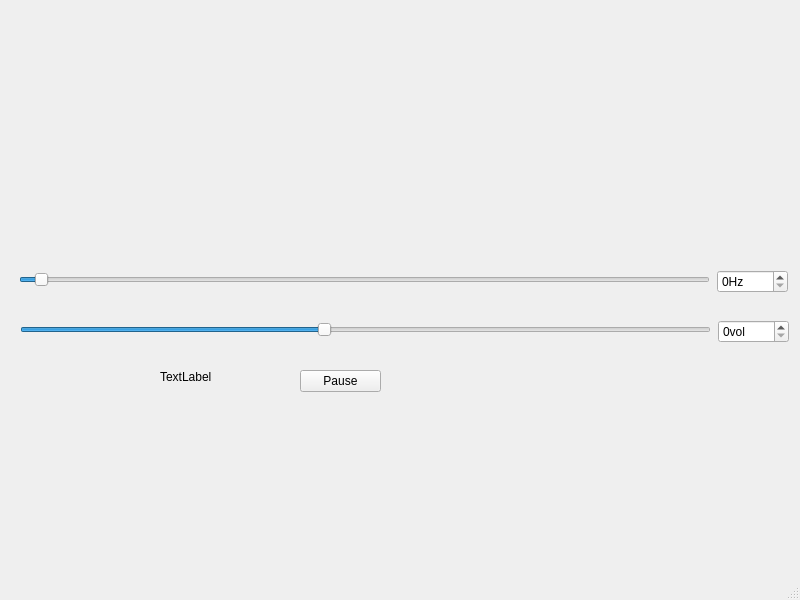
<?xml version="1.0" encoding="UTF-8"?>
<ui version="4.0">
 <class>MainWindow</class>
 <widget class="QMainWindow" name="MainWindow">
  <property name="geometry">
   <rect>
    <x>0</x>
    <y>0</y>
    <width>800</width>
    <height>600</height>
   </rect>
  </property>
  <property name="windowTitle">
   <string>MainWindow</string>
  </property>
  <widget class="QWidget" name="centralwidget">
   <widget class="QSlider" name="horizontalSlider">
    <property name="geometry">
     <rect>
      <x>19</x>
      <y>270</y>
      <width>691</width>
      <height>20</height>
     </rect>
    </property>
    <property name="maximum">
     <number>20000</number>
    </property>
    <property name="value">
     <number>440</number>
    </property>
    <property name="orientation">
     <enum>Qt::Horizontal</enum>
    </property>
    <property name="invertedAppearance">
     <bool>false</bool>
    </property>
    <property name="tickInterval">
     <number>440</number>
    </property>
   </widget>
   <widget class="QSpinBox" name="spinBox">
    <property name="geometry">
     <rect>
      <x>717</x>
      <y>270</y>
      <width>71</width>
      <height>23</height>
     </rect>
    </property>
    <property name="suffix">
     <string>Hz</string>
    </property>
    <property name="maximum">
     <number>20000</number>
    </property>
   </widget>
   <widget class="QSpinBox" name="spinBox_2">
    <property name="geometry">
     <rect>
      <x>718</x>
      <y>320</y>
      <width>71</width>
      <height>23</height>
     </rect>
    </property>
    <property name="suffix">
     <string>vol</string>
    </property>
    <property name="maximum">
     <number>1000</number>
    </property>
   </widget>
   <widget class="QSlider" name="horizontalSlider_2">
    <property name="geometry">
     <rect>
      <x>20</x>
      <y>320</y>
      <width>691</width>
      <height>20</height>
     </rect>
    </property>
    <property name="maximum">
     <number>1000</number>
    </property>
    <property name="value">
     <number>440</number>
    </property>
    <property name="orientation">
     <enum>Qt::Horizontal</enum>
    </property>
    <property name="invertedAppearance">
     <bool>false</bool>
    </property>
    <property name="tickInterval">
     <number>440</number>
    </property>
   </widget>
   <widget class="QLabel" name="dacOutTime">
    <property name="geometry">
     <rect>
      <x>160</x>
      <y>370</y>
      <width>59</width>
      <height>14</height>
     </rect>
    </property>
    <property name="text">
     <string>TextLabel</string>
    </property>
   </widget>
   <widget class="QPushButton" name="btnPause">
    <property name="geometry">
     <rect>
      <x>300</x>
      <y>370</y>
      <width>81</width>
      <height>22</height>
     </rect>
    </property>
    <property name="autoFillBackground">
     <bool>false</bool>
    </property>
    <property name="text">
     <string>Pause</string>
    </property>
    <property name="checkable">
     <bool>true</bool>
    </property>
    <property name="checked">
     <bool>false</bool>
    </property>
   </widget>
  </widget>
  <widget class="QMenuBar" name="menubar">
   <property name="geometry">
    <rect>
     <x>0</x>
     <y>0</y>
     <width>800</width>
     <height>19</height>
    </rect>
   </property>
  </widget>
  <widget class="QStatusBar" name="statusbar"/>
 </widget>
 <resources/>
 <connections>
  <connection>
   <sender>horizontalSlider</sender>
   <signal>valueChanged(int)</signal>
   <receiver>spinBox</receiver>
   <slot>setValue(int)</slot>
   <hints>
    <hint type="sourcelabel">
     <x>364</x>
     <y>298</y>
    </hint>
    <hint type="destinationlabel">
     <x>743</x>
     <y>330</y>
    </hint>
   </hints>
  </connection>
  <connection>
   <sender>spinBox</sender>
   <signal>valueChanged(int)</signal>
   <receiver>horizontalSlider</receiver>
   <slot>setValue(int)</slot>
   <hints>
    <hint type="sourcelabel">
     <x>752</x>
     <y>300</y>
    </hint>
    <hint type="destinationlabel">
     <x>364</x>
     <y>298</y>
    </hint>
   </hints>
  </connection>
  <connection>
   <sender>horizontalSlider_2</sender>
   <signal>valueChanged(int)</signal>
   <receiver>spinBox_2</receiver>
   <slot>setValue(int)</slot>
   <hints>
    <hint type="sourcelabel">
     <x>365</x>
     <y>348</y>
    </hint>
    <hint type="destinationlabel">
     <x>753</x>
     <y>350</y>
    </hint>
   </hints>
  </connection>
  <connection>
   <sender>spinBox_2</sender>
   <signal>valueChanged(int)</signal>
   <receiver>horizontalSlider_2</receiver>
   <slot>setValue(int)</slot>
   <hints>
    <hint type="sourcelabel">
     <x>753</x>
     <y>350</y>
    </hint>
    <hint type="destinationlabel">
     <x>365</x>
     <y>348</y>
    </hint>
   </hints>
  </connection>
 </connections>
</ui>
